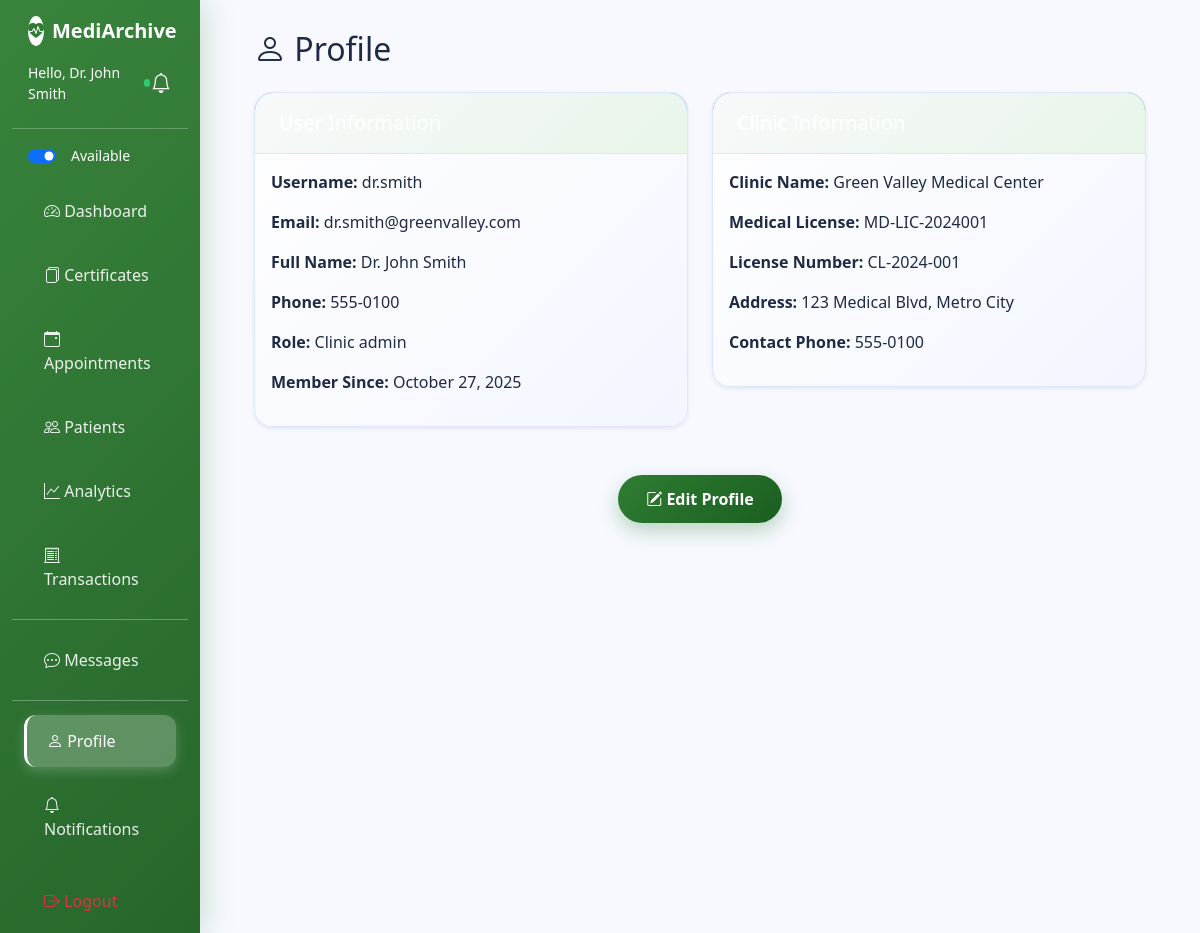
Screenshot of /views/profile.php (signed in) with the database file from the repository.
### tables this page shows
CREATE TABLE IF NOT EXISTS clinics (
    id INT PRIMARY KEY AUTO_INCREMENT,
    user_id INT NOT NULL,
    clinic_name VARCHAR(100) NOT NULL,
    license_number VARCHAR(50),
    medical_license VARCHAR(100) NOT NULL,
    specialization VARCHAR(100) NOT NULL,
    address TEXT,
    contact_phone VARCHAR(20),
    signature_path VARCHAR(255) NULL COMMENT 'Path to doctor signature image',
    seal_path VARCHAR(255) NULL COMMENT 'Path to clinic seal image',
    is_available BOOLEAN DEFAULT TRUE COMMENT 'Clinic availability for chat/appointments',
    available_from TIME DEFAULT '09:00:00',
    available_to TIME DEFAULT '17:00:00',
    created_at TIMESTAMP DEFAULT CURRENT_TIMESTAMP,
    FOREIGN KEY (user_id) REFERENCES users(id) ON DELETE CASCADE,
    INDEX idx_user_id (user_id),
    INDEX idx_specialization (specialization),
    INDEX idx_is_available (is_available)
);

CREATE TABLE IF NOT EXISTS users (
    id INT PRIMARY KEY AUTO_INCREMENT,
    username VARCHAR(50) UNIQUE NOT NULL,
    email VARCHAR(100) UNIQUE NOT NULL,
    password VARCHAR(255) NOT NULL,
    full_name VARCHAR(100) NOT NULL,
    role ENUM('clinic_admin', 'patient', 'web_admin') NOT NULL DEFAULT 'patient',
    phone VARCHAR(20),
    profile_photo VARCHAR(255) NULL COMMENT 'Path to user profile photo',
    home_address TEXT NULL COMMENT 'User home address',
    dashboard_layout TEXT DEFAULT NULL COMMENT 'JSON for widget positions and preferences',
    created_at TIMESTAMP DEFAULT CURRENT_TIMESTAMP,
    INDEX idx_username (username),
    INDEX idx_email (email),
    INDEX idx_role (role)
);

### config.php (called while the page is built, shortened)
<?php
if (file_exists(__DIR__ . '/includes/bootstrap.php')) {
    require_once __DIR__ . '/includes/bootstrap.php';
}
function isClinicAdmin() {
    return isset($_SESSION['role']) && $_SESSION['role'] === 'clinic_admin';
}

### includes/Database.php (called while the page is built, shortened)
<?php
class Database {
    private static $instance = null;
    private $pdo;
    private function __construct()
    {
        $dsn = sprintf('mysql:host=%s;dbname=%s;charset=utf8mb4', DB_HOST, DB_NAME);
        $options = [
            PDO::ATTR_ERRMODE => PDO::ERRMODE_EXCEPTION,
            PDO::ATTR_DEFAULT_FETCH_MODE => PDO::FETCH_ASSOC,
            PDO::ATTR_EMULATE_PREPARES => false,
        ];
        $this->pdo = new PDO($dsn, DB_USER, DB_PASS, $options);
    }
    public static function getInstance()
    {
        if (self::$instance === null) {
            self::$instance = new Database();
        }
        return self::$instance;
    }
    public function fetch($sql, array $params = [])
    {
        $stmt = $this->pdo->prepare($sql);
        $stmt->execute($params);
        return $stmt->fetch();
    }
}
?>

### includes/bootstrap.php (called while the page is built, shortened)
<?php
require_once __DIR__ . '/Database.php';
function DB()
{
    return Database::getInstance();
}

### views/profile.php (the view, shortened to what this page needs)
<?php
require_once '../config.php';
$user_id = $_SESSION['user_id'];
try {
    $db = Database::getInstance();
    $user = $db->fetch("SELECT * FROM users WHERE id = ?", [$user_id]);
    if ($_SESSION['role'] === 'clinic_admin') {
        $profile = $db->fetch("SELECT * FROM clinics WHERE user_id = ?", [$user_id]);
    } else {
        $profile = $db->fetch("SELECT * FROM patients WHERE user_id = ?", [$user_id]);
    }
} catch (Exception $e) {
    $user = null;
    $profile = null;
}
?>
<!DOCTYPE html>
<html lang="en">
<head>
<link href="https://cdn.jsdelivr.net/npm/bootstrap@5.3.0/dist/css/bootstrap.min.css" rel="stylesheet">
<link rel="stylesheet" href="https://cdn.jsdelivr.net/npm/bootstrap-icons@1.10.0/font/bootstrap-icons.css">
</head>
<body>
<div class="container-fluid">
    <div class="row">
        <?php include 'includes/sidebar.php'; ?>
        <main class="col-md-9 ms-sm-auto col-lg-10 px-md-4">
            <div class="main-content">
                <h2 class="mb-4"><i class="bi bi-person"></i> Profile</h2>
                <div class="row">
                    <div class="col-md-6 mb-4">
                        <div class="card shadow-sm">
                            <div class="card-header bg-primary text-white">
                                <h5 class="mb-0">User Information</h5>
                            </div>
                            <div class="card-body">
                                <p><strong>Username:</strong> <?php echo htmlspecialchars($user['username']); ?></p>
                                <p><strong>Email:</strong> <?php echo htmlspecialchars($user['email']); ?></p>
                                <p><strong>Full Name:</strong> <?php echo htmlspecialchars($user['full_name']); ?></p>
                                <p><strong>Phone:</strong> <?php echo htmlspecialchars($user['phone'] ?? 'N/A'); ?></p>
                                <p><strong>Role:</strong> <?php echo str_replace('_', ' ', ucwords($user['role'])); ?></p>
                                <p><strong>Member Since:</strong> <?php echo date('F d, Y', strtotime($user['created_at'])); ?></p>
                            </div>
                        </div>
                    </div>
                    <div class="col-md-6 mb-4">
                        <div class="card shadow-sm">
                            <div class="card-header bg-success text-white">
                                <h5 class="mb-0"><?php echo $_SESSION['role'] === 'clinic_admin' ? 'Clinic Information' : 'Patient Information'; ?></h5>
                            </div>
                            <div class="card-body">
                                <?php if ($profile): ?>
                                    <?php if ($_SESSION['role'] === 'clinic_admin'): ?>
                                        <p><strong>Clinic Name:</strong> <?php echo htmlspecialchars($profile['clinic_name']); ?></p>
                                        <p><strong>Medical License:</strong> <?php echo htmlspecialchars($profile['medical_license'] ?? 'N/A'); ?></p>
                                        <p><strong>License Number:</strong> <?php echo htmlspecialchars($profile['license_number'] ?? 'N/A'); ?></p>
                                        <p><strong>Address:</strong> <?php echo htmlspecialchars($profile['address'] ?? 'N/A'); ?></p>
                                        <p><strong>Contact Phone:</strong> <?php echo htmlspecialchars($profile['contact_phone'] ?? 'N/A'); ?></p>
                                    <?php endif; ?>
                                <?php else: ?>
                                    <p class="text-muted">No additional information available</p>
                                <?php endif; ?>
                            </div>
                        </div>
                    </div>
                </div>
                <div class="text-center mt-4">
                    <a href="edit_profile.php" class="btn btn-primary">
                        <i class="bi bi-pencil-square"></i> Edit Profile
                    </a>
                </div>
            </div>
        </main>
    </div>
</div>
</body>
</html>

### views/includes/sidebar.php (shortened to what this page needs)
<?php
$current_page = basename($_SERVER['PHP_SELF']);
$role = $_SESSION['role'] ?? '';
?>
<nav class="col-md-3 col-lg-2 d-md-block sidebar collapse">
    <div class="position-sticky pt-3">
        <div class="d-flex align-items-center gap-2 px-3 mb-2">
            <?php if ($role === 'web_admin'): ?>
            <span class="bg-success rounded-circle d-inline-flex align-items-center justify-content-center" style="width:30px;height:30px;color:#000;"><i class="bi bi-shield-check"></i></span>
            <h5 class="text-white mb-0"><strong>MediArchive</strong></h5>
            <?php elseif ($role === 'clinic_admin'): ?>
            <span class="bg-white rounded-circle d-inline-flex align-items-center justify-content-center" style="width:30px;height:30px;color:#2e7d32;"><i class="bi bi-heart-pulse-fill"></i></span>
            <h5 class="text-white mb-0"><strong>MediArchive</strong></h5>
            <?php else: ?>
            <span class="bg-white rounded-circle d-inline-flex align-items-center justify-content-center" style="width:30px;height:30px;color:#1976d2;"><i class="bi bi-heart-pulse-fill"></i></span>
            <h5 class="text-white mb-0"><strong>MediArchive</strong></h5>
            <?php endif; ?>
        </div>
        <?php if (isset($_SESSION['full_name'])): ?>
        <div class="d-flex align-items-center justify-content-between px-3 py-2 text-white">
            <div class="d-flex align-items-center gap-2">
                <div class="small d-flex align-items-center gap-2">
                    <span>Hello, <?php echo htmlspecialchars($_SESSION['full_name']); ?></span>
                    <?php if (isClinicAdmin()): ?>
                        <?php
                        try {
                            $row = DB()->fetch("SELECT is_available FROM clinics WHERE user_id = ?", [$_SESSION['user_id']]);
                            $isAvail = $row ? intval($row['is_available']) : 0;
                        } catch (Exception $e) { $isAvail = 0; }
                        ?>
                        <span id="availIndicator" class="d-inline-block rounded-circle" style="width:8px;height:8px;background: <?php echo $isAvail ? '#2ecc71' : '#bdc3c7'; ?>;"></span>
                    <?php endif; ?>
                </div>
            </div>
			<div class="position-relative">
				<button class="btn btn-link text-white p-0" id="notificationBell" style="text-decoration:none;" onclick="toggleNotifications()">
					<i class="bi bi-bell fs-5"></i>
				</button>
			</div>
        </div>
        <?php endif; ?>
        <hr class="text-white">
        <ul class="nav flex-column">
            <?php if (isClinicAdmin()): ?>
            <li class="nav-item px-3 mb-2">
                <div class="form-check form-switch text-white small">
                    <input class="form-check-input" type="checkbox" role="switch" id="availabilitySwitch" <?php echo $isAvail ? 'checked' : ''; ?> onclick="setAvailability(this.checked)">
                    <label class="form-check-label ms-2" for="availabilitySwitch">Available</label>
                </div>
            </li>
            <?php endif; ?>
            <li class="nav-item">
                <a class="nav-link <?php echo $current_page === 'dashboard.php' ? 'active' : ''; ?>" href="dashboard.php">
                    <i class="bi bi-speedometer2"></i> Dashboard
                </a>
            </li>
            <?php if (isClinicAdmin()): ?>
            <li class="nav-item">
                <a class="nav-link <?php echo $current_page === 'certificates.php' ? 'active' : ''; ?>" href="certificates.php">
                    <i class="bi bi-files"></i> Certificates
                </a>
            </li>
            <li class="nav-item">
                <a class="nav-link <?php echo $current_page === 'clinic_appointments.php' ? 'active' : ''; ?>" href="clinic_appointments.php">
                    <i class="bi bi-calendar-event"></i> Appointments
                </a>
            </li>
            <li class="nav-item">
                <a class="nav-link <?php echo $current_page === 'patients.php' ? 'active' : ''; ?>" href="patients.php">
                    <i class="bi bi-people"></i> Patients
                </a>
            </li>
            <li class="nav-item">
                <a class="nav-link <?php echo $current_page === 'analytics.php' ? 'active' : ''; ?>" href="analytics.php">
                    <i class="bi bi-graph-up"></i> Analytics
                </a>
            </li>
            <li class="nav-item">
                <a class="nav-link <?php echo $current_page === 'clinic_transactions.php' ? 'active' : ''; ?>" href="clinic_transactions.php">
                    <i class="bi bi-receipt-cutoff"></i> Transactions
                </a>
            </li>
            <?php endif; ?>
            <hr class="text-white my-2" style="opacity: 0.3;">
            <li class="nav-item">
                <a class="nav-link <?php echo $current_page === 'chat.php' ? 'active' : ''; ?>" href="chat.php">
                    <i class="bi bi-chat-dots"></i> Messages
                </a>
            </li>
            <hr class="text-white my-2" style="opacity: 0.3;">
            <li class="nav-item">
                <a class="nav-link <?php echo in_array($current_page, ['profile.php', 'edit_profile.php']) ? 'active' : ''; ?>" href="profile.php">
                    <i class="bi bi-person"></i> Profile
                </a>
            </li>
            <li class="nav-item">
                <a class="nav-link <?php echo $current_page === 'notification_settings.php' ? 'active' : ''; ?>" href="notification_settings.php">
                    <i class="bi bi-bell"></i> Notifications
                </a>
            </li>
            <li class="nav-item mt-2">
                <a class="nav-link text-danger" href="logout.php">
                    <i class="bi bi-box-arrow-right"></i> Logout
                </a>
            </li>
        </ul>
    </div>
</nav>

### rows the page displays
clinics: is_available "☑", clinic_name "Green Valley Medical Center", medical_license "MD-LIC-2024001", license_number "CL-2024-001", address "123 Medical Blvd, Metro City", contact_phone "555-0100"
users: username "dr.smith", email "dr.smith@greenvalley.com", full_name "Dr. John Smith", phone "555-0100", role "Clinic admin", created_at "October 27, 2025"

### other values shown
$_SESSION['full_name'] "Dr. John Smith"
